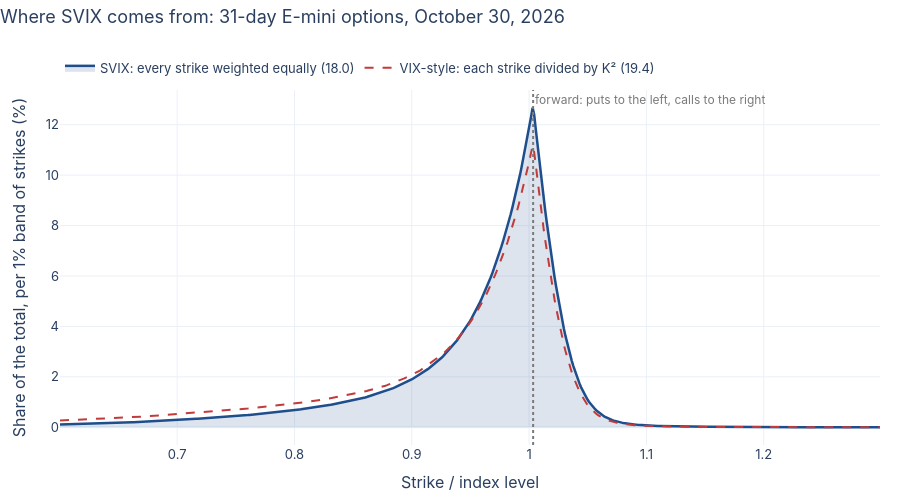

The notebook cell saved with this chart:
### Markdown cell above
## 2. SVIX: add up the option prices

Martin defines SVIX² as the variance of the market's return under the
**risk-neutral** distribution of section 1, scaled by the risk-free rate
and annualized (his equation 13):

$$\mathrm{SVIX}^2 = \frac{1}{\tau}\,\mathrm{var}^*\!\left(\frac{R_T}{R_f}\right).$$

The star matters: this is not a forecast of how volatile the market will
be, but the variance that option prices imply. Martin's paper uses it to
put a lower bound on the expected return of the market, the question in
its title.

Why is a variance a sum of option prices? Any smooth payoff can be built
from a bond, a forward, and out-of-the-money options, with the option at
strike $K$ weighted by the payoff's curvature there (Carr and Madan 1998).
A variance is the price of a squared return, whose curvature is the same
at every strike, so **every strike gets the same weight** (Martin's
equation 12, spot normalized to 1):

$$\mathrm{SVIX}^2 = \frac{2}{\tau\, R_f}\left[\int_0^{R_f} p(k)\,dk + \int_{R_f}^{\infty} c(k)\,dk\right].$$

Puts below the forward, calls above it. The VIX prices a log payoff
instead, whose curvature is $1/K^2$, so it leans on the low strikes. The
figure shows each index's weights, as a share of its total:

### Code cell
figures.fig_svix_weights(cdf_month, latest).show()

### Figure 1 — Plotly figure (JSON) as saved in the notebook; plotly's stock layout.template omitted (floating-point values rounded to 4 significant figures; data arrays with more than 128 entries replaced by an {"elided": "..."} marker saying what was removed)
{"data": [{"fill": "tozeroy", "fillcolor": "rgba(31, 78, 140, 0.15)", "hovertemplate": "%{x:.3f}<br>%{y:.1f}<extra>SVIX</extra>", "line": {"color": "#1f4e8c", "width": 2.5}, "name": "SVIX: every strike weighted equally (18.0)", "type": "scatter", "x": {"elided": "525 float values"}, "y": {"elided": "525 float values"}}, {"hovertemplate": "%{x:.3f}<br>%{y:.1f}<extra>VIX-style</extra>", "line": {"color": "#c23b3b", "dash": "dash", "width": 2}, "name": "VIX-style: each strike divided by K² (19.4)", "type": "scatter", "x": {"elided": "525 float values"}, "y": {"elided": "525 float values"}}], "layout": {"annotations": [{"font": {"color": "#7a7a7a", "size": 12}, "showarrow": false, "text": "forward: puts to the left, calls to the right", "x": 1.003, "xanchor": "left", "y": 1, "yanchor": "top", "yref": "paper"}], "font": {"family": "-apple-system, BlinkMacSystemFont, 'Segoe UI', Roboto, sans-serif", "size": 13}, "height": 500, "legend": {"orientation": "h", "x": 0, "y": 1.02, "yanchor": "bottom"}, "margin": {"b": 50, "l": 60, "r": 20, "t": 90}, "shapes": [{"line": {"color": "#7a7a7a", "dash": "dot"}, "type": "line", "x0": 1.003, "x1": 1.003, "xref": "x", "y0": 0, "y1": 1, "yref": "y domain"}], "title": {"text": "Where SVIX comes from: 31-day E-mini options, October 30, 2026", "x": 0, "y": 0.98}, "xaxis": {"title": {"text": "Strike / index level"}}, "yaxis": {"title": {"text": "Share of the total, per 1% band of strikes (%)"}}}}
